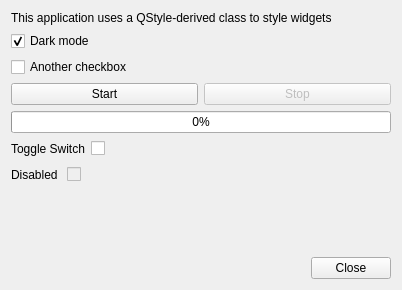
<?xml version="1.0" encoding="UTF-8"?>
<ui version="4.0">
 <class>MainDialog</class>
 <widget class="QDialog" name="MainDialog">
  <property name="geometry">
   <rect>
    <x>0</x>
    <y>0</y>
    <width>402</width>
    <height>290</height>
   </rect>
  </property>
  <property name="windowTitle">
   <string>Test application for widget styling</string>
  </property>
  <layout class="QGridLayout" name="gridLayout">
   <item row="2" column="0">
    <widget class="QCheckBox" name="checkBox">
     <property name="text">
      <string>Another checkbox</string>
     </property>
    </widget>
   </item>
   <item row="4" column="0" colspan="2">
    <widget class="QProgressBar" name="progressBar">
     <property name="value">
      <number>0</number>
     </property>
    </widget>
   </item>
   <item row="3" column="1">
    <widget class="QPushButton" name="stopButton">
     <property name="enabled">
      <bool>false</bool>
     </property>
     <property name="text">
      <string>Stop</string>
     </property>
    </widget>
   </item>
   <item row="3" column="0">
    <widget class="QPushButton" name="startButton">
     <property name="text">
      <string>Start</string>
     </property>
    </widget>
   </item>
   <item row="9" column="0" colspan="2">
    <widget class="QDialogButtonBox" name="buttonBox">
     <property name="orientation">
      <enum>Qt::Horizontal</enum>
     </property>
     <property name="standardButtons">
      <set>QDialogButtonBox::Close</set>
     </property>
    </widget>
   </item>
   <item row="8" column="0">
    <spacer name="verticalSpacer">
     <property name="orientation">
      <enum>Qt::Vertical</enum>
     </property>
     <property name="sizeHint" stdset="0">
      <size>
       <width>20</width>
       <height>40</height>
      </size>
     </property>
    </spacer>
   </item>
   <item row="1" column="0" colspan="2">
    <widget class="QCheckBox" name="darkModeCheckBox">
     <property name="text">
      <string>Dark mode</string>
     </property>
     <property name="checked">
      <bool>true</bool>
     </property>
    </widget>
   </item>
   <item row="0" column="0" colspan="2">
    <widget class="QLabel" name="label">
     <property name="text">
      <string>This application uses a QStyle-derived class to style widgets</string>
     </property>
    </widget>
   </item>
   <item row="5" column="0" colspan="2">
    <layout class="QHBoxLayout" name="horizontalLayout">
     <item>
      <widget class="QLabel" name="labelToggleSwitch">
       <property name="text">
        <string>Toggle Switch</string>
       </property>
      </widget>
     </item>
     <item>
      <widget class="ToggleSwitch" name="toggleSwitch"/>
     </item>
     <item>
      <spacer name="horizontalSpacer">
       <property name="orientation">
        <enum>Qt::Horizontal</enum>
       </property>
       <property name="sizeHint" stdset="0">
        <size>
         <width>40</width>
         <height>20</height>
        </size>
       </property>
      </spacer>
     </item>
    </layout>
   </item>
   <item row="7" column="0" colspan="2">
    <layout class="QHBoxLayout" name="horizontalLayout_2">
     <item>
      <widget class="QLabel" name="labelDisabledToggleSwitch">
       <property name="text">
        <string>Disabled </string>
       </property>
      </widget>
     </item>
     <item>
      <widget class="ToggleSwitch" name="disabledToggleSwitch">
       <property name="enabled">
        <bool>false</bool>
       </property>
      </widget>
     </item>
     <item>
      <spacer name="horizontalSpacer_2">
       <property name="orientation">
        <enum>Qt::Horizontal</enum>
       </property>
       <property name="sizeHint" stdset="0">
        <size>
         <width>40</width>
         <height>20</height>
        </size>
       </property>
      </spacer>
     </item>
    </layout>
   </item>
  </layout>
 </widget>
 <customwidgets>
  <customwidget>
   <class>ToggleSwitch</class>
   <extends>QCheckBox</extends>
   <header>toggleswitch.h</header>
  </customwidget>
 </customwidgets>
 <tabstops>
  <tabstop>darkModeCheckBox</tabstop>
  <tabstop>checkBox</tabstop>
  <tabstop>startButton</tabstop>
  <tabstop>stopButton</tabstop>
  <tabstop>toggleSwitch</tabstop>
  <tabstop>disabledToggleSwitch</tabstop>
 </tabstops>
 <resources/>
 <connections>
  <connection>
   <sender>buttonBox</sender>
   <signal>accepted()</signal>
   <receiver>MainDialog</receiver>
   <slot>accept()</slot>
   <hints>
    <hint type="sourcelabel">
     <x>248</x>
     <y>254</y>
    </hint>
    <hint type="destinationlabel">
     <x>157</x>
     <y>274</y>
    </hint>
   </hints>
  </connection>
  <connection>
   <sender>buttonBox</sender>
   <signal>rejected()</signal>
   <receiver>MainDialog</receiver>
   <slot>reject()</slot>
   <hints>
    <hint type="sourcelabel">
     <x>316</x>
     <y>260</y>
    </hint>
    <hint type="destinationlabel">
     <x>286</x>
     <y>274</y>
    </hint>
   </hints>
  </connection>
 </connections>
</ui>
